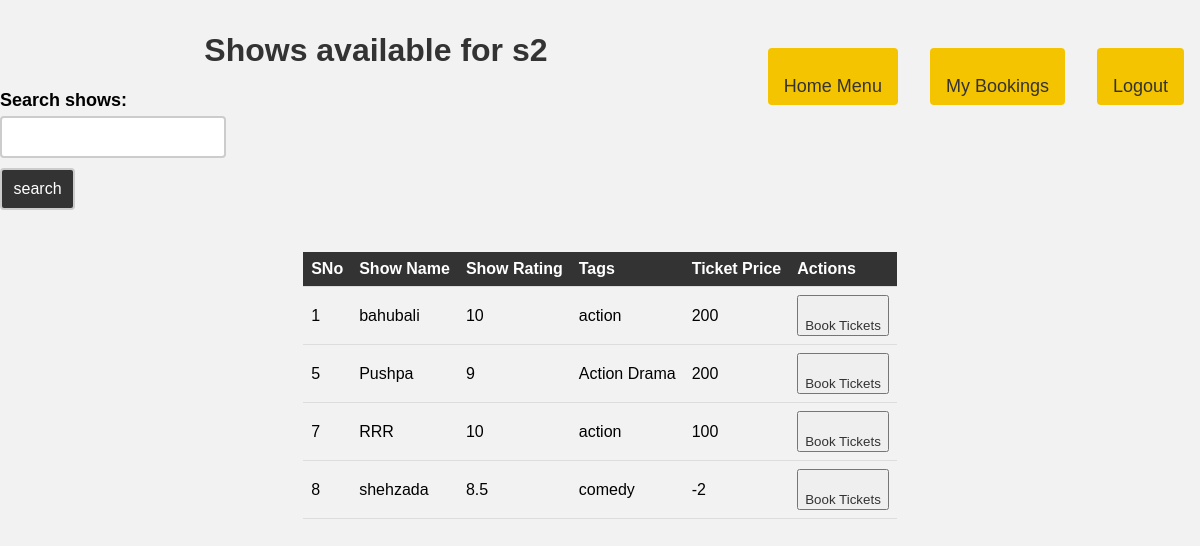
The app's page /shows/view/2 with its own data.
### app.py (models this page shows)
class Venue(db.Model):
    venue_id = db.Column(db.Integer, primary_key = True)
    venue_name = db.Column(db.String, nullable = False)
    venue_place = db.Column(db.String, nullable = False)
    venue_cap =  db.Column(db.Integer, nullable = False)
    shows=db.relationship("Show")

class Show(db.Model):
    show_id = db.Column(db.Integer, primary_key = True)
    show_name = db.Column(db.String, nullable = False)
    show_rating = db.Column(db.String, nullable = False)
    show_tags =  db.Column(db.String, nullable = False)
    ticket_price = db.Column(db.Integer, nullable = False)
    venue_id=db.Column(db.Integer, db.ForeignKey(Venue.venue_id))

### app.py (the view)
@app.route('/shows/view/<int:v_id>', methods=['get','post'])
def showsview(v_id):
    venue = Venue.query.get(v_id)
    shows = venue.shows
    return render_template('shows_view_user.html',venue = venue, shows=shows)

### templates/shows_view_user.html (shortened to what this page needs)
<!DOCTYPE html>
<html lang="en">
<head>
    <link rel="stylesheet" href="{{url_for('static',filename ='styles.css')}}">
    <link rel="stylesheet" href="{{url_for('static',filename ='tables.css')}}">
</head>
<body>
    <header>
        <button class="logout"><a href="/logout">Logout</a></button>
        <button class="logout" > <a href="/userbookings">My Bookings</a></button>
        <button class="logout" > <a href="/userhome">Home Menu</a></button>
    </header>
    <h1>Shows available for {{venue.venue_name}}</h1>
    <form action="/searchshows/{{venue.venue_id}}" method="post">
        <label for="search">Search shows:</label>
        <input type="text" name="search" class="search">
        <input type="submit" value="search" class="search" style="width: 10%;"></input>
    </form>
    {% if shows | length == 0%}
        <h3>No shows Available</h3>
    {% else %}
    <table>
        <tr>
            <th>SNo</th>
            <th>Show Name</th>
            <th>Show Rating</th>
            <th>Tags</th>
            <th>Ticket Price</th>
            <th>Actions</th>
        </tr>
        {% for show in shows%}
            <tr>
                <td> {{show['show_id']}} </td>
                <td> {{show['show_name']}} </td>
                <td> {{show['show_rating']}} </td>
                <td> {{show['show_tags']}} </td>
                <td> {{show['ticket_price']}} </td>
                <td>
                    <button><a href="/shows/book/{{show['show_id']}}">Book Tickets</a></button>
                </td>
            </tr>
        {% endfor %}
    </table>
    {% endif %}
</body>
</html>

### static/styles.css (style rules this page uses)
body { background-color: #f2f2f2; font-family: Arial, Helvetica, sans-serif; }
h1 { text-align: center; color: #333; }
form { display: flex; flex-direction: column; }
label { font-size: 18px; font-weight: bold; margin-bottom: 5px; }
input[type="text"], input[type="password"], input[type="number"], select { font-size: 16px; padding: 10px; border-radius: 5px; border: 1px solid #ccc; margin-bottom: 10px; }
input[type="submit"] { background-color: #333; color: #fff; border: none; border-radius: 5px; padding: 10px; font-size: 16px; cursor: pointer; }
a { display: block; text-align: center; margin-top: 20px; color: #333; text-decoration: none; }
input.search { font-size: 16px; padding: 10px; border: 2px solid #ccc; border-radius: 4px; box-sizing: border-box; margin-bottom: 10px; width: 30%; }
.logout { background-color: #333; color: #fff; border: none; padding: 10px 20px; font-size: large; border-radius: 5px; cursor: pointer; transition: background-color 0.3s ease; }

### static/tables.css (style rules this page uses)
body { font-family: Arial, sans-serif; background-color: #f2f2f2; margin: 0; }
.logout { background-color: #f5c400; color: #fff; border: none; padding: 8px 16px; border-radius: 4px; float: right; margin: 16px; cursor: pointer; }
h1 { text-align: center; margin-top: 32px; }
table { border-collapse: collapse; margin: 32px auto; }
th, td { text-align: left; padding: 8px; border-bottom: 1px solid #ddd; }
th { background-color: #333; color: #fff; }
a { color: #333; text-decoration: none; }

### templates/shows_view_user.html (style rules this page uses)
.search { display: inline-block; }

### records on screen
Venue: venue_name "s2"
Show: show_id "1", show_name "bahubali", show_rating "10", show_tags "action", ticket_price "200"
Show: show_id "5", show_name "Pushpa", show_rating "9", show_tags "Action Drama", ticket_price "200"
Show: show_id "7", show_name "RRR", show_rating "10", show_tags "action", ticket_price "100"
Show: show_id "8", show_name "shehzada", show_rating "8.5", show_tags "comedy", ticket_price "-2"
